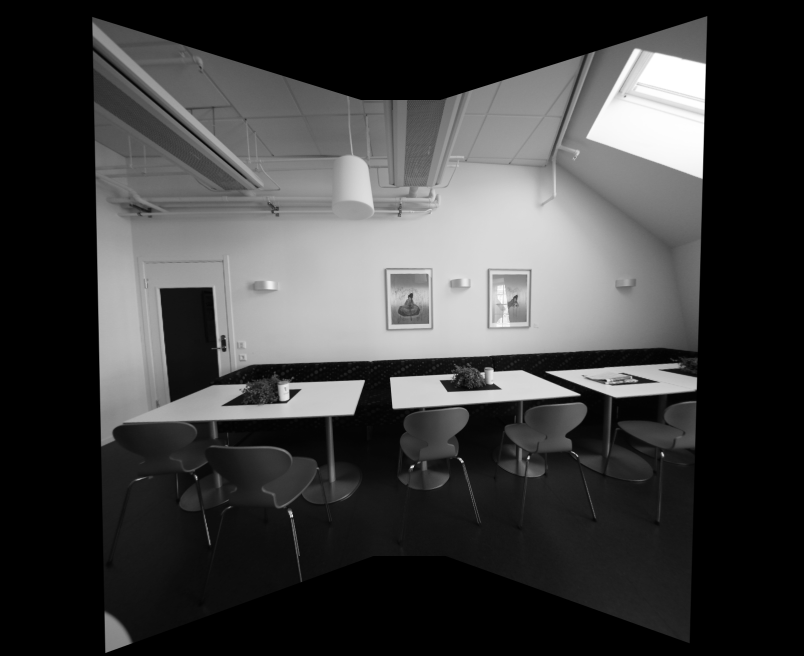
#> input picture hw2/Results/output_homography.png, 1608 x 1312 px (shown at 1/2 size); the run also reads 1 picture not shown here
$ python main.py 3 Results/output_homography.png Results/output_homography_lpb.png Results/output_cylindrical.png out.png
#> lines starting #> are read from the running program, lines starting #| are printed output that depends on the picture; after the words box and inside, x2 and y2 are one past the last pixel; in counts of white or black regions, pixels touching at a corner belong together
# Instructions:
# Do not change the output file names, use the helper functions as you see fit

import os
import sys
import cv2
import numpy as np
import matplotlib.pyplot as plt
import math


# [15 lines left out: function help_message, not called in this run]


'''
Detect, extract and match features between img1 and img2.
Using SIFT as the detector/extractor, but this is inconsequential to the user.

Returns: (pts1, pts2), where ptsN are points on image N.
    The lists are "aligned", i.e. point i in pts1 matches with point i in pts2.

Usage example:
    im1 = cv2.imread("image1.jpg", 0)
    im2 = cv2.imread("image2.jpg", 0)
    (pts1, pts2) = feature_matching(im1, im2)

    plt.subplot(121)
    plt.imshow(im1)
    plt.scatter(pts1[:,:,0],pts1[:,:,1], 0.5, c='r', marker='x')
    plt.subplot(122)
    plt.imshow(im2)
    plt.scatter(pts1[:,:,0],pts1[:,:,1], 0.5, c='r', marker='x')
'''


def feature_matching(img1, img2, savefig=False):
    # Initiate SIFT detector
    sift = cv2.xfeatures2d.SIFT_create()
    # find the keypoints and descriptors with SIFT
    kp1, des1 = sift.detectAndCompute(img1, None)
    kp2, des2 = sift.detectAndCompute(img2, None)
    # FLANN parameters
    FLANN_INDEX_KDTREE = 1
    index_params = dict(algorithm=FLANN_INDEX_KDTREE, trees=5)
    search_params = dict(checks=50)  # or pass empty dictionary
    flann = cv2.FlannBasedMatcher(index_params, search_params)
    matches2to1 = flann.knnMatch(des2, des1, k=2)

    matchesMask_ratio = [[0, 0] for i in xrange(len(matches2to1))]
    match_dict = {}
    for i, (m, n) in enumerate(matches2to1):
        if m.distance < 0.7 * n.distance:
            matchesMask_ratio[i] = [1, 0]
            match_dict[m.trainIdx] = m.queryIdx

    good = []
    recip_matches = flann.knnMatch(des1, des2, k=2)
    matchesMask_ratio_recip = [[0, 0] for i in xrange(len(recip_matches))]

    for i, (m, n) in enumerate(recip_matches):
        if m.distance < 0.7 * n.distance:  # ratio
            if m.queryIdx in match_dict and match_dict[m.
                                                       queryIdx] == m.trainIdx:  #reciprocal
                good.append(m)
                matchesMask_ratio_recip[i] = [1, 0]

    if savefig:
        draw_params = dict(
            matchColor=(0, 255, 0),
            singlePointColor=(255, 0, 0),
            matchesMask=matchesMask_ratio_recip,
            flags=0)
        img3 = cv2.drawMatchesKnn(img1, kp1, img2, kp2, recip_matches, None,
                                  **draw_params)

        plt.figure(), plt.xticks([]), plt.yticks([])
        plt.imshow(img3, )
        plt.savefig("feature_matching.png", bbox_inches='tight')

    return ([kp1[m.queryIdx].pt
             for m in good], [kp2[m.trainIdx].pt for m in good])


'''
Warp an image from cartesian coordinates (x, y) into cylindrical coordinates (theta, h)
Returns: (image, mask)
Mask is [0,255], and has 255s wherever the cylindrical images has a valid value.
Masks are useful for stitching

Usage example:

    im = cv2.imread("myimage.jpg",0) #grayscale
    h,w = im.shape
    f = 700
    K = np.array([[f, 0, w/2], [0, f, h/2], [0, 0, 1]]) # mock calibration matrix
    imcyl = cylindricalWarpImage(im, K)
'''


# [35 lines left out: function cylindricalWarpImage, not called in this run]


#----------------------------------------------------------------------


def Laplacian_Pyramid_Blending_with_mask2(A, B, m, num_levels=6):
    # assume mask is float32 [0,1]

    # generate Gaussian pyramid for A,B and mask
    GA = A.copy()
    GB = B.copy()
    GM = m.copy()

    gpA = [GA]
    gpB = [GB]
    gpM = [GM]

    for i in xrange(num_levels):
        GA = cv2.pyrDown(GA)
        GB = cv2.pyrDown(GB)
        GM = cv2.pyrDown(GM)

        gpA.append(np.float32(GA))
        gpB.append(np.float32(GB))
        gpM.append(np.float32(GM))

    # generate Laplacian Pyramids for A,B and masks
    lpA = [gpA[num_levels - 1]
           ]  # the bottom of the Lap-pyr holds the last (smallest) Gauss level
    lpB = [gpB[num_levels - 1]]
    gpMr = [gpM[num_levels - 1]]

    for i in xrange(num_levels - 1, 0, -1):
        # Laplacian: subtarct upscaled version of lower level from current level
        # to get the high frequencies
        LA = np.subtract(gpA[i - 1], cv2.pyrUp(gpA[i])).astype('float32')
        LB = np.subtract(gpB[i - 1], cv2.pyrUp(gpB[i])).astype('float32')
        lpA.append(LA)
        lpB.append(LB)
        gpMr.append(gpM[i - 1])  # also reverse the masks

    # Now blend images according to mask in each level
    LS = []
    for la, lb, gm in zip(lpA, lpB, gpMr):
        ls = np.add(la * gm / 255.0, lb * (1.0 - gm) / 255.0)
        LS.append(ls)

    # now reconstruct
    ls_ = LS[0]
    for i in xrange(1, num_levels):
        ls_ = cv2.pyrUp(ls_)
        ls_ = cv2.add(ls_, LS[i])

    return ls_


#----------------------------------------------------------------------
'''
Calculate the geometric transform (only affine or homography) between two images,
based on feature matching and alignment with a robust estimator (RANSAC).

Returns: (M, pts1, pts2, mask)
Where: M    is the 3x3 transform matrix
       pts1 are the matched feature points in image 1
       pts2 are the matched feature points in image 2
       mask is a binary mask over the lists of points that selects the transformation inliers

Usage example:
    im1 = cv2.imread("image1.jpg", 0)
    im2 = cv2.imread("image2.jpg", 0)
    (M, pts1, pts2, mask) = getTransform(im1, im2)

    # for example: transform im1 to im2's plane
    # first, make some room around im2
    im2 = cv2.copyMakeBorder(im2,200,200,500,500, cv2.BORDER_CONSTANT)
    # then transform im1 with the 3x3 transformation matrix
    out = cv2.warpPerspective(im1, M, (im1.shape[1],im2.shape[0]), dst=im2.copy(), borderMode=cv2.BORDER_TRANSPARENT)

    plt.imshow(out, cmap='gray')
    plt.show()
'''


def getTransform(src, dst, method='affine'):
    pts1, pts2 = feature_matching(src, dst)

    src_pts = np.float32(pts1).reshape(-1, 1, 2)
    dst_pts = np.float32(pts2).reshape(-1, 1, 2)

    if method == 'affine':
        M, mask = cv2.estimateAffine2D(
            src_pts, dst_pts, cv2.RANSAC, ransacReprojThreshold=5.0)
        # M = np.append(M, [[0, 0, 1]], axis=0)

    if method == 'homography':
        M, mask = cv2.findHomography(src_pts, dst_pts, cv2.RANSAC, 5.0)

    matchesMask = mask.ravel().tolist()

    return (M, pts1, pts2, mask)


# ===================================================
# ================ Perspective Warping ==============
# ===================================================
# [39 lines left out: function Perspective_warping, not called in this run]


def Bonus_perspective_warping(img1, img2, img3):

    # Write your codes here
    output_image = img1  # This is dummy output, change it to your output
    # ===============================================
    imc = img1  #cv2.imread("../hw2/input1.png", 0)
    maskimc = np.ones_like(imc, dtype='float32')

    imc = cv2.copyMakeBorder(imc, 200, 200, 500, 500, cv2.BORDER_CONSTANT)
    maskimc = cv2.copyMakeBorder(maskimc, 200, 200, 500, 500,
                                 cv2.BORDER_CONSTANT)

    imr = img2  #cv2.imread("../hw2/input2.png", 0)
    maskimr = np.ones_like(imr, dtype='float32')

    iml = img3  #cv2.imread("../hw2/input3.png", 0)
    maskiml = np.ones_like(iml, dtype='float32')

    (M, pts1, pts2, mask) = getTransform(imr, imc, "homography")
    outcr = cv2.warpPerspective(imr, M, (imc.shape[1], imc.shape[0]))
    mask_outcr = cv2.warpPerspective(maskimr, M, (imc.shape[1], imc.shape[0]))

    (M, pts1, pts2, mask) = getTransform(iml, imc, "homography")
    outlc = cv2.warpPerspective(iml, M, (imc.shape[1], imc.shape[0]))
    mask_outlc = cv2.warpPerspective(maskiml, M, (imc.shape[1], imc.shape[0]))

    lpb_lr = Laplacian_Pyramid_Blending_with_mask2(
        outlc, outcr, mask_outlc, 4)  #Give mask of the first argumetn
    lpb_fin = Laplacian_Pyramid_Blending_with_mask2(
        imc, lpb_lr, maskimc, 4)  #Give mask of the first argumetn

    imfinal3 = np.maximum.reduce([lpb_lr, lpb_fin])
    imfinal3 = np.array(imfinal3 * 255, dtype=np.uint8)

    # ================================================
    # ===============================================
    # Write out the result
    output_image = imfinal3
    output_name = sys.argv[5] + "output_homography_lpb.png"
    cv2.imwrite(output_name, output_image)

    return True


# ===================================================
# =============== Cynlindrical Warping ==============
# ===================================================
# [92 lines left out: functions Cylindrical_warping, Bonus_cylindrical_warping, not called in this run]


'''
This exact function will be used to evaluate your results for HW2
Compare your result with master image and get the difference, the grading
criteria is posted on Piazza
'''


# [37 lines left out: function RMSD, not called in this run]


if __name__ == '__main__':
    question_number = -1

    # Validate the input arguments
    if (len(sys.argv) != 6):
        help_message()
        sys.exit()
    else:
        question_number = int(sys.argv[1])
        if (question_number > 4 or question_number < 1):
            print("Input parameters out of bound ...")
            sys.exit()

    input_image1 = cv2.imread(sys.argv[2], 0)
#> input_image1 is the input picture: shape (1312, 1608); min 0, max 255, mean 62.5
    input_image2 = cv2.imread(sys.argv[3], 0)
    input_image3 = cv2.imread(sys.argv[4], 0)
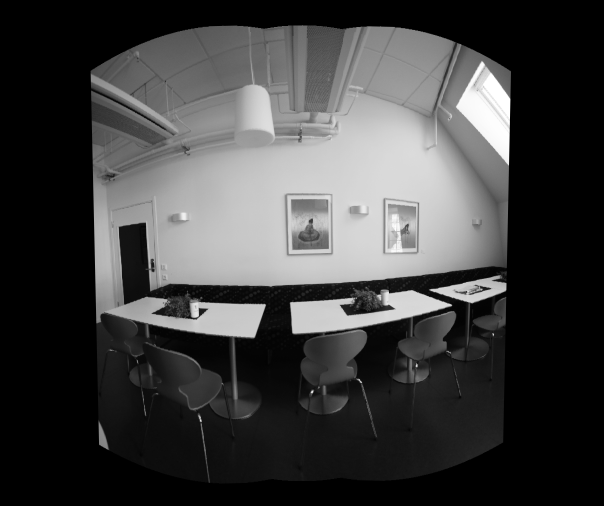
#> input picture hw2/Results/output_cylindrical.png, 1208 x 1012 px (shown at 1/2 size)
#> input_image3 is the input picture: shape (1012, 1208); min 0, max 255, mean 63.4

    function_launch = {
        1: Perspective_warping,  #(input_image1, input_image2, input_image3),
        2: Cylindrical_warping,  #(input_image1, input_image2, input_image3),
        3:
        Bonus_perspective_warping,  #(input_image1, input_image2, input_image3),
        4:
        Bonus_cylindrical_warping  #(input_image1, input_image2, input_image3),
    }

    # Call the function
    function_launch[question_number](input_image1, input_image2, input_image3)
#> in Bonus_perspective_warping, `imc = cv2.copyMakeBorder(imc, 200, 200, 500, 500, cv2.BORDER_CONSTANT)`:
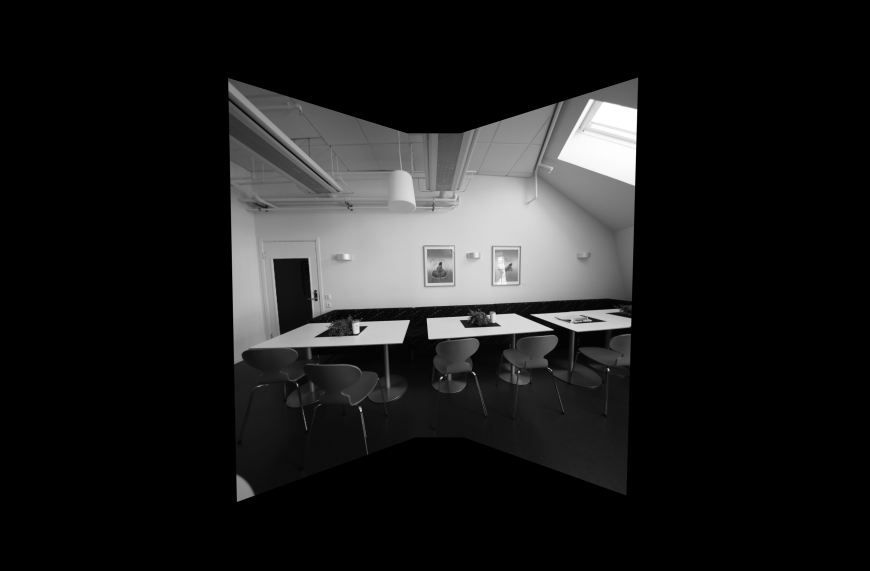
#> imc: shape (1712, 2608) (shown at 1/3 size); min 0, max 255, mean 29.5
#> in feature_matching, `kp1, des1 = sift.detectAndCompute(img1, None)`: kp1 = 989 keypoints; strongest (x, y, size): (1315, 213, 153.9), (823, 934, 3.3), (923, 923, 2.7), (1057, 916, 3.5)
#> in feature_matching, `kp2, des2 = sift.detectAndCompute(img2, None)`: kp2 = 957 keypoints; strongest (x, y, size): (1814, 411, 156), (1324, 1133, 4.3), (1557, 1116, 3.5), (1086, 986, 10.6)
#> in feature_matching, `matches2to1 = flann.knnMatch(des2, des1, k=2)`: matches2to1 = 957 matches
#> in feature_matching, `matchesMask_ratio = [[0, 0] for i in xrange(len(matches2to1))]`: matchesMask_ratio = 957 pairs, first value 0 to 0, second value 0 to 0
#> after the loop in feature_matching, `for i, (m, n) in enumerate(matches2to1):`: match_dict = 787 items; matchesMask_ratio = 957 pairs, first value 0 to 1, second value 0 to 0
#> in feature_matching, `recip_matches = flann.knnMatch(des1, des2, k=2)`: recip_matches = 989 matches
#> in feature_matching, `matchesMask_ratio_recip = [[0, 0] for i in xrange(len(recip_matches))]`: matchesMask_ratio_recip = 989 pairs, first value 0 to 0, second value 0 to 0
#> after the loop in feature_matching, `for i, (m, n) in enumerate(recip_matches):`: good = 775 matches; matchesMask_ratio_recip = 989 pairs, first value 0 to 1, second value 0 to 0
#> in getTransform, `pts1, pts2 = feature_matching(src, dst)`: pts1 = 775 pairs, first value 175 to 1408, second value 91.06 to 1276; pts2 = 775 pairs, first value 674.9 to 1908, second value 290.7 to 1476
#> in getTransform, `src_pts = np.float32(pts1).reshape(-1, 1, 2)`: src_pts = 775 rows, first 8: [175, 92.73], [204.8, 231.2], [208.1, 892.4], [213.7, 874.2], [216.5, 327.7], [239, 846.2], [243.2, 91.06], [247.4, 864.2]
#> in getTransform, `dst_pts = np.float32(pts2).reshape(-1, 1, 2)`: dst_pts = 775 rows, first 8: [674.9, 290.7], [700.9, 425.9], [708.3, 1092.3], [713.2, 1074.3], [712.5, 522.7], [738.6, 1046.1], [742.8, 290.8], [747, 1064.2]
#> in getTransform, `M, mask = cv2.findHomography(src_pts, dst_pts, cv2.RANSAC, 5.0)`: M = [[1, 0.00153, 498.6], [0.00111, 1, 198.7], [1.06e-06, 9.6e-07, 1]]; mask = 775 values, max 1 at index 0, min 0 at index 1, mean 0.988
#> in getTransform, `matchesMask = mask.ravel().tolist()`: matchesMask has the same summary as mask
#> in Bonus_perspective_warping, `mask_outcr = cv2.warpPerspective(maskimr, M, (imc.shape[1], imc.shape[..`:
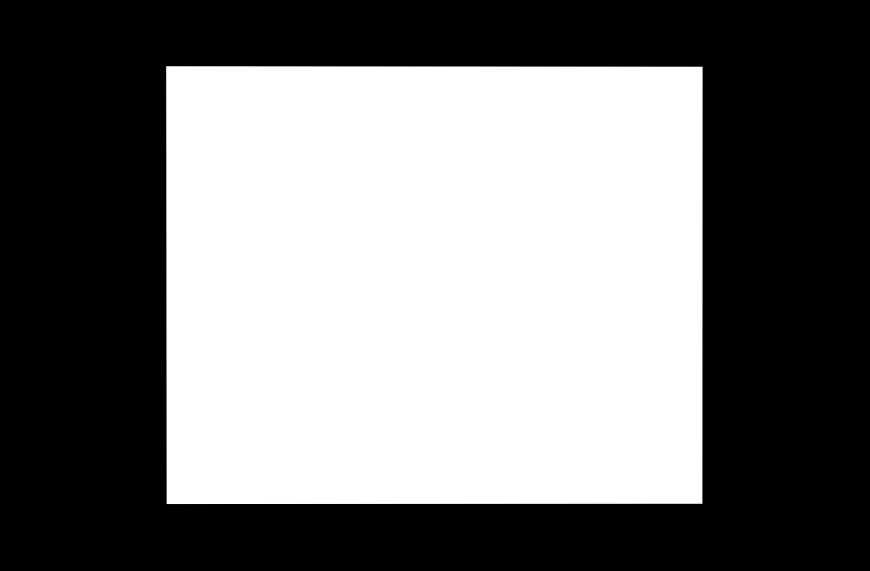
#> mask_outcr: shape (1712, 2608) float32 (shown at 1/3 size); min 0, max 1, mean 0.473
#> in Bonus_perspective_warping, `mask_outcr = cv2.warpPerspective(maskimr, M, (imc.shape[1], imc.shape[..`: maskimr: shape (1312, 1608) float32; every value is 1
#> in feature_matching (call 2), `kp1, des1 = sift.detectAndCompute(img1, None)`: kp1 = 1061 keypoints; strongest (x, y, size): (624, 784, 3.5), (401, 841, 2.8), (974, 208, 76.7), (833, 732, 3)
#> in feature_matching (call 2), `recip_matches = flann.knnMatch(des1, des2, k=2)`: recip_matches = 1061 matches
#> after the loop in feature_matching (call 2), `for i, (m, n) in enumerate(recip_matches):`: good = 310 matches; matchesMask_ratio_recip = 1061 pairs, first value 0 to 1, second value 0 to 0
#> in getTransform (call 2), `src_pts = np.float32(pts1).reshape(-1, 1, 2)`: src_pts = 310 rows, first 8: [202.6, 626.4], [223.5, 357.6], [227, 350.6], [272.1, 711.9], [276.6, 713], [276.6, 715.9], [283.3, 454.7], [283.3, 454.7]
#> in getTransform (call 2), `dst_pts = np.float32(pts2).reshape(-1, 1, 2)`: dst_pts = 310 rows, first 8: [738.6, 1046.1], [788.2, 628], [798.7, 619.8], [886.9, 1139.8], [892.2, 1141], [892.9, 1144.6], [829, 785], [829, 785]
#> in Bonus_perspective_warping, `(M, pts1, pts2, mask) = getTransform(iml, imc, "homography")`: M = [[0.169, 0.0534, 863.9], [-0.359, 0.782, 471.6], [-0.000426, 3.66e-05, 1]]; pts1 = 310 pairs, first value 202.6 to 991, second value 52.55 to 834.4; pts2 = 310 pairs, first value 738.6 to 1833.2, second value 391.9 to 1282.1; mask = 310 values, max 1 at index 101, min 0 at index 0, mean 0.513
#> in Bonus_perspective_warping, `mask_outlc = cv2.warpPerspective(maskiml, M, (imc.shape[1], imc.shape[..`: maskiml: shape (1012, 1208) float32; every value is 1
#> after the loop in Laplacian_Pyramid_Blending_with_mask2, `for i in xrange(num_levels):`:
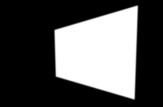
#> GM: shape (107, 163) float32; min 0, max 1, mean 0.328
#> after the loop in Laplacian_Pyramid_Blending_with_mask2, `for i in xrange(num_levels):`: gpA = 5 items
#> the loop in Laplacian_Pyramid_Blending_with_mask2, `for i in xrange(num_levels - 1, 0, -1):` made 3 passes
#> pass 2, in Laplacian_Pyramid_Blending_with_mask2, `LA = np.subtract(gpA[i - 1], cv2.pyrUp(gpA[i])).astype('float32')`:
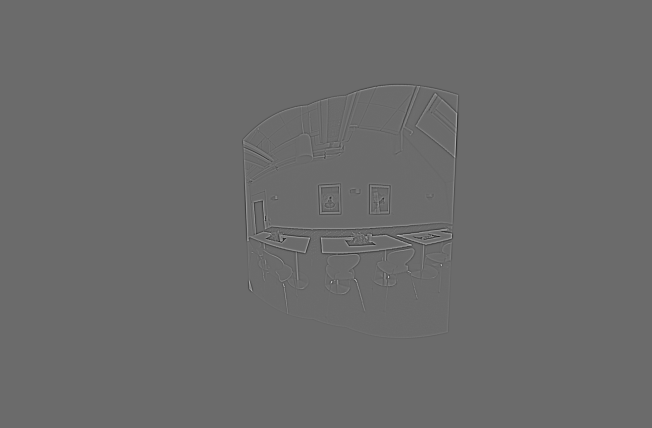
#> LA: shape (856, 1304) float32 (shown at 1/2 size); min -77.25, max 105.6, mean 0; drawn with min black and max white
#> after the loop in Laplacian_Pyramid_Blending_with_mask2, `for i in xrange(num_levels - 1, 0, -1):`: gpMr = 4 items
#> the loop in Laplacian_Pyramid_Blending_with_mask2, `for la, lb, gm in zip(lpA, lpB, gpMr):` made 4 passes
#> pass 1, in Laplacian_Pyramid_Blending_with_mask2, `ls = np.add(la * gm / 255.0, lb * (1.0 - gm) / 255.0)`:
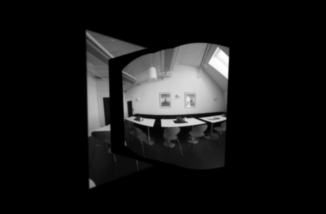
#> ls: shape (214, 326) float32; min 0, max 1, mean 0.0924
#> call 2 of Laplacian_Pyramid_Blending_with_mask2, with num_levels = 4
#> in Laplacian_Pyramid_Blending_with_mask2 (call 2), `GM = m.copy()`: GM: shape (1712, 2608) float32; values 0 (black) and 1 (white), 47.3% white; 1 white region, box (x1, y1, x2, y2) and area: (500, 200, 2108, 1512) 2109696
#> after the loop in Laplacian_Pyramid_Blending_with_mask2 (call 2), `for i in xrange(num_levels):`:
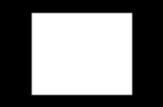
#> GM: shape (107, 163) float32; min 0, max 1, mean 0.473
#> the loop in Laplacian_Pyramid_Blending_with_mask2 (call 2), `for la, lb, gm in zip(lpA, lpB, gpMr):` made 4 passes
